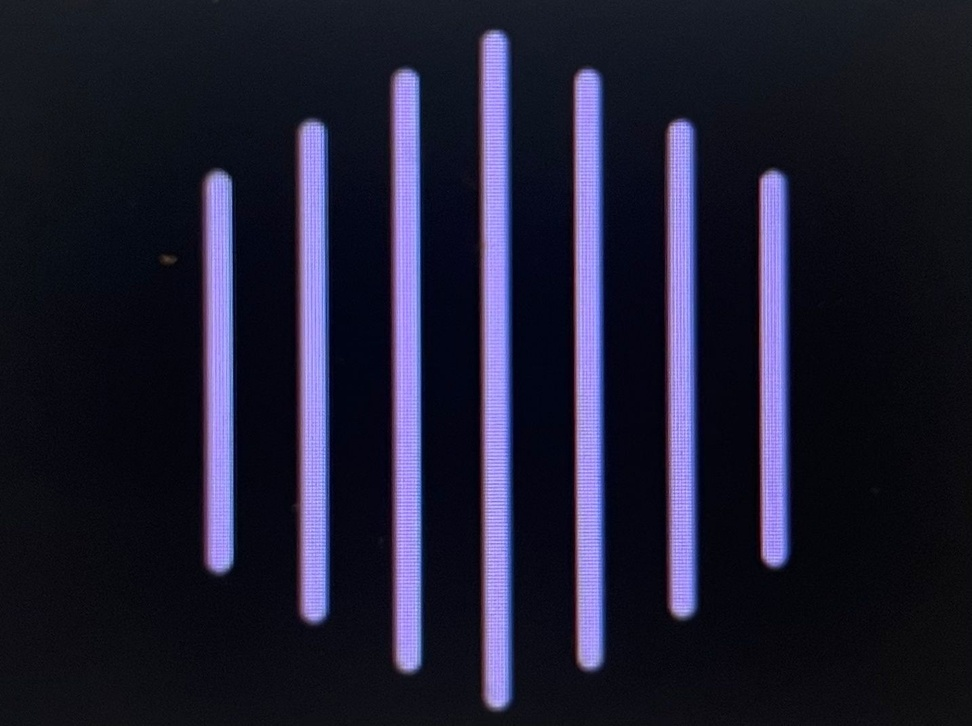
#> input picture WhatsApp Image 2026-04-09 at 5.14.26 PM.jpeg, 972 x 726 px, shrunk from 1433 x 1071 before the run, found by its file name
$ python faviction.py
#> lines starting #> are read from the running program, lines starting #| are printed output that depends on the picture
import sys
try:
    from PIL import Image, ImageOps
except ImportError:
    import subprocess
    subprocess.check_call([sys.executable, "-m", "pip", "install", "Pillow"])
    from PIL import Image, ImageOps

try:
    img_path = r"E:\my-website\WhatsApp Image 2026-04-09 at 5.14.26 PM.jpeg"
    img = Image.open(img_path).convert('RGB')
#> img is the input picture: PIL image 972x726 RGB; mean R, G, B 31, 30.2, 50.7

    # Convert to grayscale to find the logo
    gray = img.convert("L")
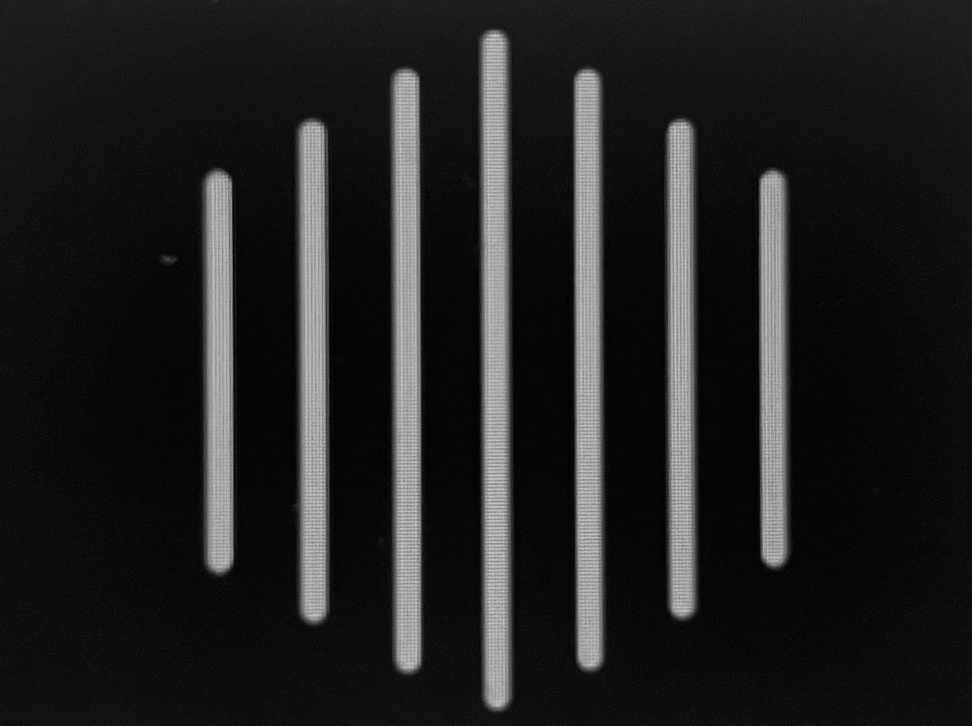
#> gray: PIL image 972x726 L; min 0, max 208, mean 32.8
    w, h = gray.size
#> w = 972; h = 726

    # Find bounding box of non-black pixels (threshold > 15)
    gray_data = gray.load()
    min_x, min_y = w, h
#> min_x = 972; min_y = 726
    max_x = max_y = 0
    for y in range(h):
        for x in range(w):
            if gray_data[x,y] > 15:
                if x < min_x: min_x = x
                if x > max_x: max_x = x
                if y < min_y: min_y = y
                if y > max_y: max_y = y
#> after the loop, max_x = 971; max_y = 725; min_x = 0; min_y = 0

    if max_x >= min_x and max_y >= min_y:
        logo = img.crop((min_x, min_y, max_x, max_y))
    else:
        logo = img

    logo_w, logo_h = logo.size
#> logo_w = 971; logo_h = 725

    # We want to make the logo look smaller and perfectly centered in a black square.
    # A favicon is square. Let's make the canvas size 1.5x the max dimension.
    canvas_size = int(max(logo_w, logo_h) * 1.5)
#> canvas_size = 1456
    canvas = Image.new('RGB', (canvas_size, canvas_size), (0, 0, 0))
#> canvas: PIL image 1456x1456 RGB; every value is 0

    # Paste centered
    offset = ((canvas_size - logo_w) // 2, (canvas_size - logo_h) // 2)
#> offset = (242, 365)
    canvas.paste(logo, offset)
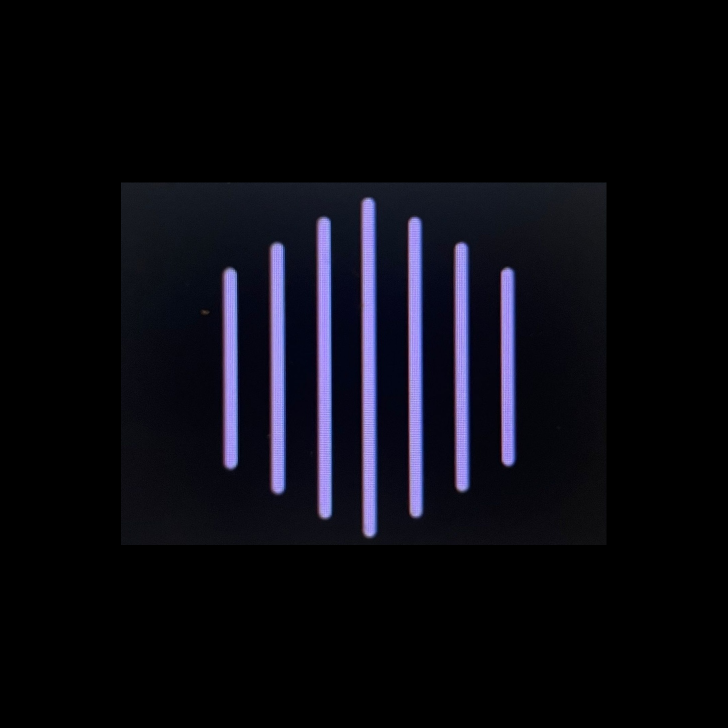
#> canvas: PIL image 1456x1456 RGB (shown at 1/2 size); mean R, G, B 10.3, 10.1, 16.9

    # Save as high-res PNG for the favicon
    out_path = r"E:\my-website\favicon.png"
    canvas.save(out_path)
    print("Success: saved to", out_path)

except Exception as e:
    print("Error:", e)
